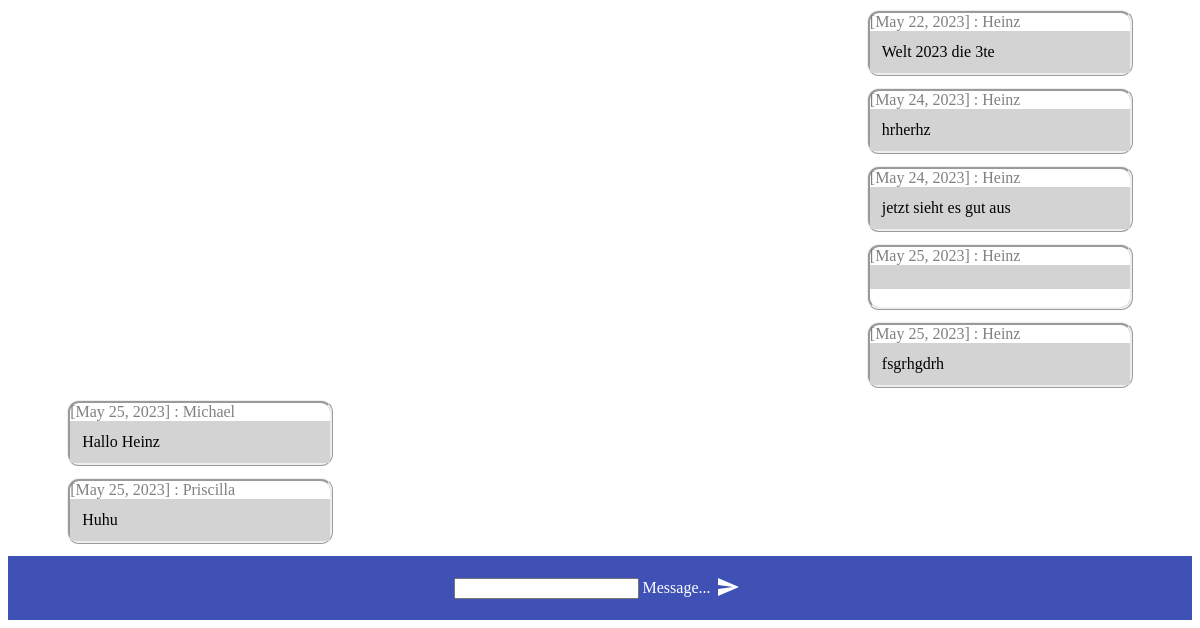
The page /chat/ (signed in, lower part) on the database as committed earlier.
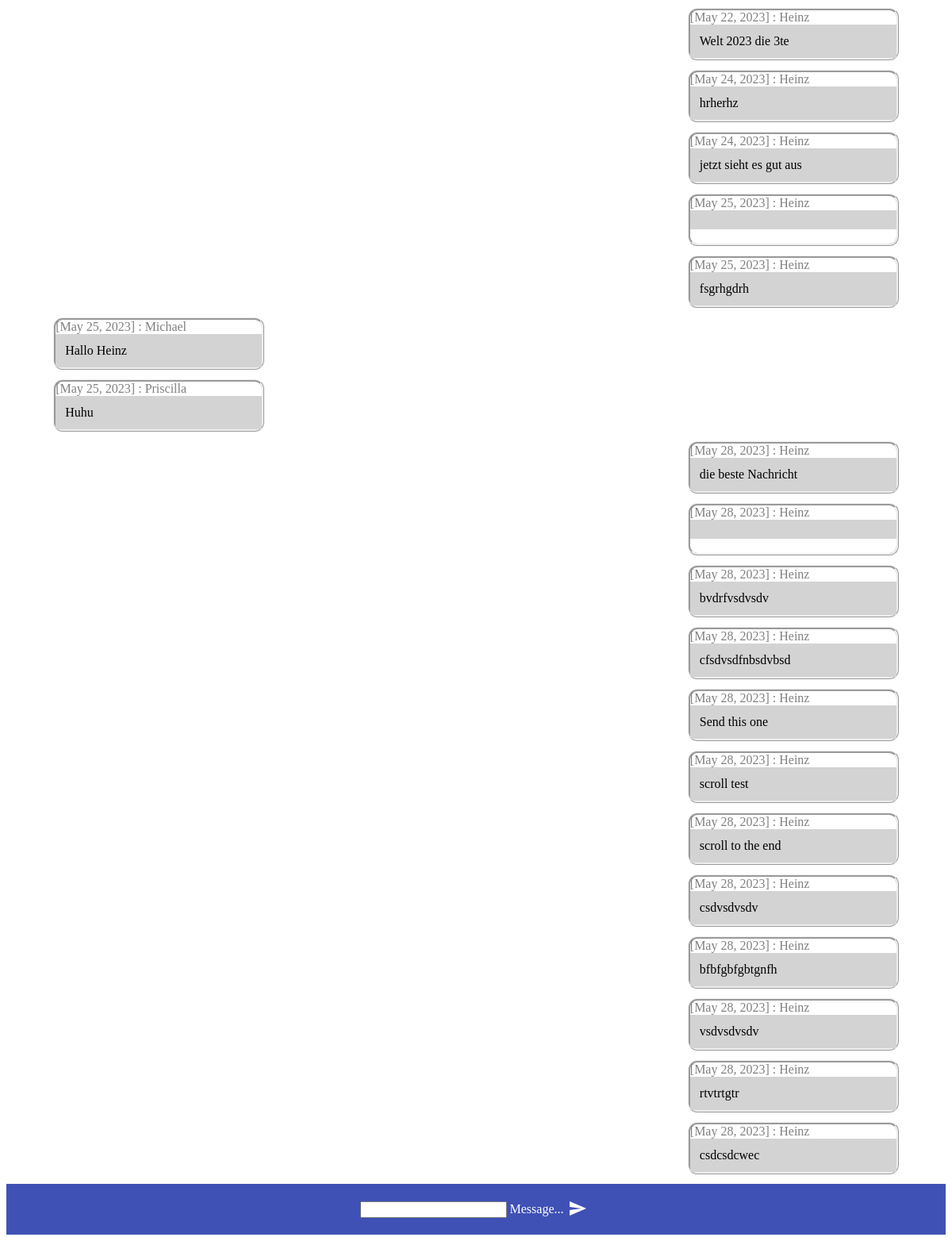
The same page on the database as committed later.
### chat/models.py (models this page shows)
class Message(models.Model):
    text = models.CharField(max_length=500)
    created_at = models.DateField(default=date.today)
    chat = models.ForeignKey(Chat, on_delete=models.CASCADE, related_name='chat_message_set', default=None, blank=True, null=True)
    author = models.ForeignKey(settings.AUTH_USER_MODEL, on_delete=models.CASCADE, related_name='author_message_set')
    receiver = models.ForeignKey(settings.AUTH_USER_MODEL, on_delete=models.CASCADE, related_name='receiver_message_set')

### chat/views.py (the view, shortened to what this page needs)
# urls.py: path('chat/', index),
@login_required(login_url='/login/')
def index(request):
    chatMessages = Message.objects.filter(chat__id=1)
    return render(request, 'chat/index.html', {'messages' : chatMessages})

### chat/templates/chat/index.html (shortened to what this page needs)
{% extends "base.html" %}
{% block content %}
{% if request.user.is_authenticated %}
<div id="messageContainer">
  {% for message in messages %}
  <div class="mdl-card {% if message.author.first_name == user.first_name %}authorMessage{% endif %}">
    <div class="mdl-card__title">
      <span class="color-gray"> [{{ message.created_at }}] : {{ message.author.first_name}}</span>
    </div>
    <div class="mdl-card__media">
      {{ message.text }}
    </div>
  </div>
  {% endfor %}
</div>
{% else %}
<h1>You are not logged in</h1>
<p>You have to logg in first</p><br>
Please click <a href="/login/">here</a>.
{% endif %}
{% endblock %}

### templates/base.html (shortened to what this page needs)
<!DOCTYPE html>
<html lang="en">
<head>
  <link rel="stylesheet" href="https://code.getmdl.io/1.3.0/material.indigo-pink.min.css">
  {% load static %}
  <link rel="stylesheet" href="./../../../static/css/style.css">
</head>
<body>
  <div class="mdl-layout mdl-js-layout mdl-layout--fixed-header">
    <main class="mdl-layout__content">
      <div class="page-content">
        {% block content %}
        {% endblock %}
      </div>
    </main>
    <footer class="footer">
      <form class="textfield" onsubmit="sendMessage(); return false" method="POST">
        <div class="mdl-textfield mdl-js-textfield">
          <input class="mdl-textfield__input" name="textmessage" type="text" id="messageField">
          <label class="mdl-textfield__label" for="messageField">Message...</label>
        </div>
        <button class="tfbutton"><img src="./../../../static/img/send.svg"></button>
      </form>
    </footer>
  </div>
</body>
</html>

### static/css/style.css (style rules this page uses)
.page-content { display: flex; justify-content: center; padding-top: 36px; flex-direction: column; align-items: center; }
#messageContainer { width: 90%; }
.authorMessage { margin-left: auto; margin-right: 0; }
.color-gray { color: gray; }
.mdl-card { min-height: 60px; border-radius: 12px; border-style: ridge; margin-bottom: 12px; width: 260px; }
.mdl-card__media { background-color: lightgray; padding: 12px; }
.mdl-textfield__label { right: unset; left: unset; color: rgb(255,255,255); }
.mdl-layout { overflow-y: hidden; }
.footer { height: 64px; background-color: rgb(63,81,181); z-index: 3; display: flex; }
.textfield { color: white; justify-content: center; align-items: center; display: flex; width: 100%; }
.tfbutton { cursor: pointer; background-color: transparent; border: none; }

Rows that differ between the two databases and show on the page:
added Message: created_at "May 28, 2023", author.first_name "Heinz", text "die beste Nachricht"
added Message: created_at "May 28, 2023", author.first_name "Heinz"
added Message: created_at "May 28, 2023", author.first_name "Heinz", text "bvdrfvsdvsdv"
added Message: created_at "May 28, 2023", author.first_name "Heinz", text "cfsdvsdfnbsdvbsd"
added Message: created_at "May 28, 2023", author.first_name "Heinz", text "Send this one"
added Message: created_at "May 28, 2023", author.first_name "Heinz", text "scroll test"
added Message: created_at "May 28, 2023", author.first_name "Heinz", text "scroll to the end"
added Message: created_at "May 28, 2023", author.first_name "Heinz", text "csdvsdvsdv"
added Message: created_at "May 28, 2023", author.first_name "Heinz", text "bfbfgbfgbtgnfh"
added Message: created_at "May 28, 2023", author.first_name "Heinz", text "vsdvsdvsdv"
added Message: created_at "May 28, 2023", author.first_name "Heinz", text "rtvtrtgtr"
added Message: created_at "May 28, 2023", author.first_name "Heinz", text "csdcsdcwec"
